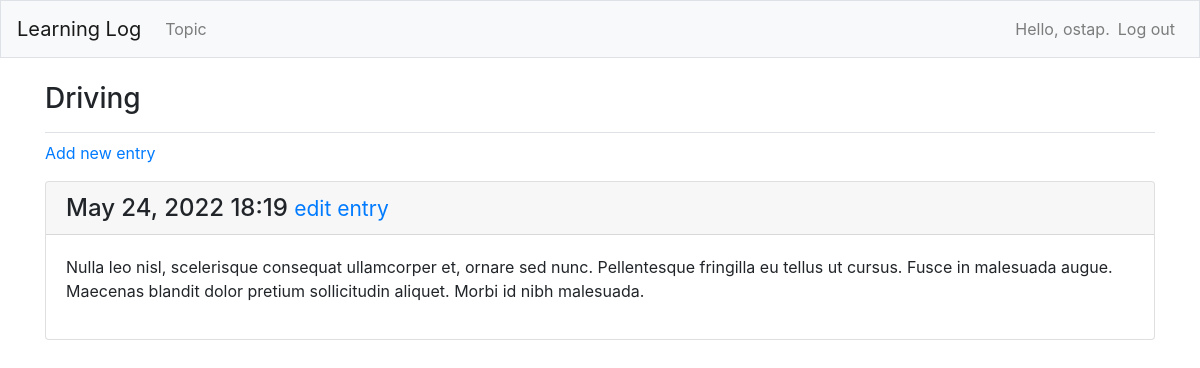
Before: /topics/6/ (signed in) with the older database file.
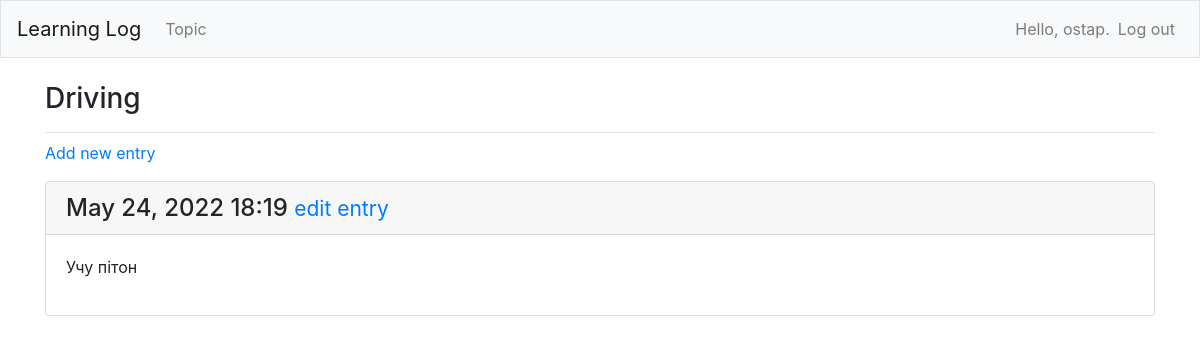
After: the same page with the newer database file.
### learning_logs/models.py (models this page shows, shortened)
class Entry(models.Model):
    topic = models.ForeignKey(Topic, on_delete=models.CASCADE)
    text = models.TextField()
    date_added = models.DateTimeField(auto_now_add=True)
    class Meta:
        verbose_name_plural = 'entries'

### learning_logs/views.py (the view)
# urls.py: path('topics/<int:topic_id>/', views.topic, name='topic'),
@login_required
def topic (request, topic_id):
    topic = Topic.objects.get(id=topic_id)
    if topic.owner != request.user:
        raise Http404
    entries = topic.entry_set.order_by('-date_added')
    context = {'topic': topic, 'entries': entries}
    return render(request, 'learning_logs/topic.html', context)

### learning_logs/models.py (called while the page is built)
    def __str__(self):
        return self.text

### learning_logs/templates/learning_logs/topic.html
{% extends 'learning_logs/base.html' %}
{% block page_header %}
    <h3>{{ topic }}</h3>
{% endblock page_header %}
{% block content %}
    <p>
        <a href='{% url 'learning_logs:new_entry' topic.id %}'>Add new entry</a>
    </p>
    {% for entry in entries %}
        <div class="card mb-3">
            <h4 class="card-header">
                {{ entry.date_added|date:'M d, Y H:i' }}
                <small><a href="{% url 'learning_logs:edit_entry' entry.id %}">edit entry</a></small>
            </h4>
            <div class="card-body">
                {{ entry.text|linebreaks }}
            </div>
        </div>
    {% empty %}
        <p>There are no entries for this topic yet.</p>
    {% endfor %}
{% endblock content %}

Changed rows visible on the page:
changed Entry: text "Nulla leo nisl, scelerisque consequat ullamcorper et, ornare sed nunc. Pellentesque fringilla eu tellus ut cursus. Fusce in malesuada augue. Maecenas blandit dolor pretium sollicitudin aliquet. Morbi id nibh malesuada." → "Учу пітон"
